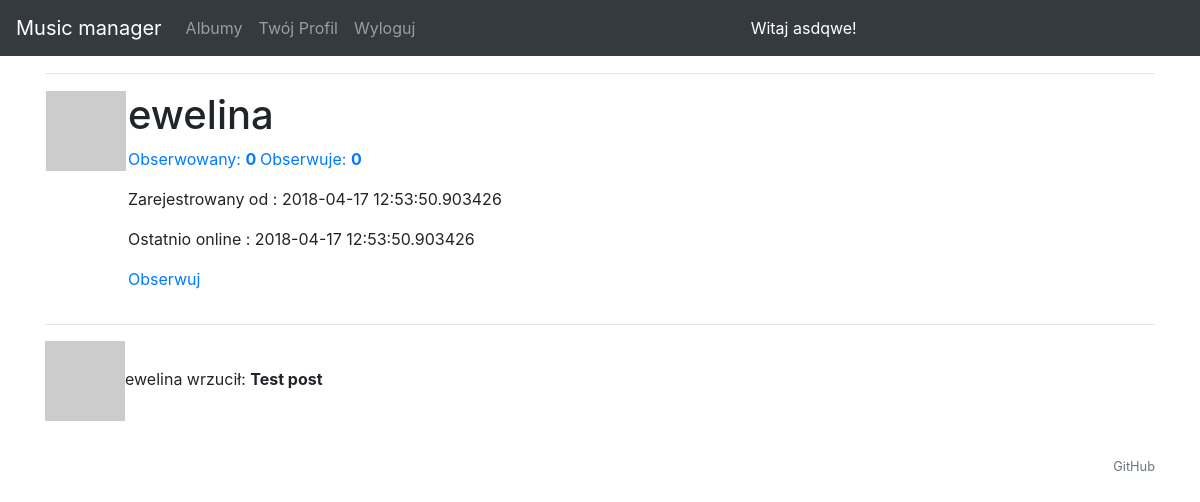
Page /user/ewelina (signed in) on the earlier database version.
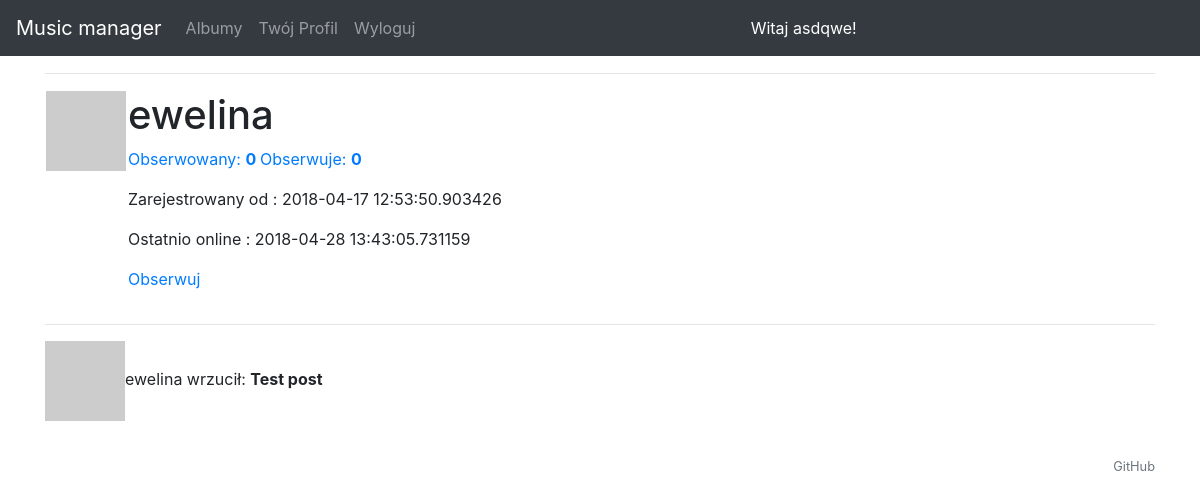
Same page on the later database version.
### models.py (models this page shows, shortened)
class User(UserMixin, db.Model):
    __tablename__ = 'user'
    id = Column(Integer, autoincrement=True, primary_key=True)
    active = Column(Boolean, default=True)
    username = Column(String(200), unique=True)
    email = Column(String(200), unique=True)
    password = Column(String(200), default='')
    admin = Column(Boolean, default=False)
    poweruser = Column(Boolean, default=False)
    about_me = db.Column(db.String(140))
    register_in = db.Column(db.DateTime, default=datetime.now)
    last_seen = db.Column(db.DateTime, default=datetime.now)
    ratings = db.relationship('Rating', backref='user')
    reviews = db.relationship('Review', backref='user')
    lists = db.relationship('List', backref='user')
    followed = db.relationship(
        'User', secondary=followers,
        primaryjoin=(followers.c.follower_id == id),
        secondaryjoin=(followers.c.followed_id == id),
        backref=db.backref('followers', lazy='dynamic'), lazy='dynamic')
    def avatar(self, size):
        digest = md5(self.email.lower().encode('utf-8')).hexdigest()
        return 'https://www.gravatar.com/avatar/{}?d=identicon&s={}'.format(
            digest, size)
    def is_following(self, user):
        return self.followed.filter(
            followers.c.followed_id == user.id).count() > 0

### views.py (the view)
@app.route('/user/<username>')
@login_required
def user(username):
    user = User.query.filter_by(username=username).first_or_404()
    posts = [
        {'author': user, 'body': 'Test post '}
    ]
    return render_template('user.html', user=user, posts=posts)

### views.py (called while the page is built)
@lm.user_loader
def load_user(id):
    return User.query.get(int(id))

@app.before_request
def before_request():
    if current_user.is_authenticated:
        current_user.last_seen = datetime.now()
        db.session.commit()

### templates/user.html (shortened to what this page needs)
{% extends "_base.html" %}
{% set page_id = 'Profil' %}
{% block content %}
    <table>
      <hr>
        <tr valign="top">
            <td><img src="{{ user.avatar(200) }}"></td>
            <td>
                <h1>{{ user.username }}</h1>
                <p><a href="{{ url_for('followers_list', username=user.username) }}">Obserwowany: <b>{{ user.followers.count() }}         </b></a>         <a href="{{ url_for('followed_list', username=user.username) }}">Obserwuje: <b>{{ user.followed.count() }}</b></a></p>
                {% if user.register_in %}<p>Zarejestrowany od : {{ user.register_in }}</p>{% endif %}
                {% if user.last_seen %}<p>Ostatnio online : {{ user.last_seen }}</p>{% endif %}
                {% if user == current_user %}
                <p><a href="{{ url_for('edit_profile') }}">Edycja profilu</a></p>
                {% elif not current_user.is_following(user) %}
                <p><a href="{{ url_for('follow', username=user.username) }}">Obserwuj</a></p>
                {% else %}
                <p><a href="{{ url_for('unfollow', username=user.username) }}">Przestań obserwować</a></p>
                {% endif %}
            </td>
        </tr>
    </table>
    <hr>
    {% for post in posts %}
    <p>
    <img src="{{ user.avatar(36) }}">{{ post.author.username }} wrzucił: <b>{{ post.body }}</b>
    </p>
    {% endfor %}
{% endblock %}

### templates/_base.html (shortened to what this page needs)
    <!doctype html>
    <html lang=en>
    <head>
      <link rel="stylesheet" href="https://maxcdn.bootstrapcdn.com/bootstrap/4.0.0/css/bootstrap.min.css"
>
      <link rel="stylesheet" href="/static/css/my_style.css" >
    </head>
    <body>
    {% include '_menu.html' %}
    <div class="container">
        <div class="row">
            <div class="col-12">
            </div>
        </div>
    {% block content %}{% endblock %}
    </div>
<footer class="footer py-3">
	<div class="container text-right">
		<a class="text-secondary" href="https://github.com/pyloveorg/music_manager" target="_blank" rel="noopener">
			<small>GitHub</small>
		</a>
	</div>
</footer>
    </body>
    </html>

### templates/_menu.html (shortened to what this page needs)
<nav class="navbar navbar-expand-md navbar-dark bg-dark">
    <a class="navbar-brand" href="/">Music manager</a>
    <div class="collapse navbar-collapse">
        <ul class="navbar-nav mr-auto">
            <li class="nav-item{% if page_id == 'records' %} active{% endif %}">
                <a class="nav-link" href="{{ url_for('get_records') }}">Albumy</a>
            </li>
            {% if session['username'] %}
              <li class="nav-item{% if page_id == 'user' %} active{% endif %}">
                  <a class="nav-link" href="{{ url_for('user', username=session.username) }}">Twój Profil</a>
              <li class="nav-item{% if page_id == 'logout' %} active{% endif %}">
                  <a class="nav-link" href="/logout">Wyloguj</a>
              </li>
            {% endif %}
        </ul>
    </div>
    {% if session['username'] %}
    <div style="color:white; " class="collapse navbar-collapse">
        Witaj {{session.username}}!
    </div>
    {% endif %}
</nav>

Differences in the rows shown:
changed User "ewelina": last_seen "2018-04-17 12:53:50.903426" → "2018-04-28 13:43:05.731159"
